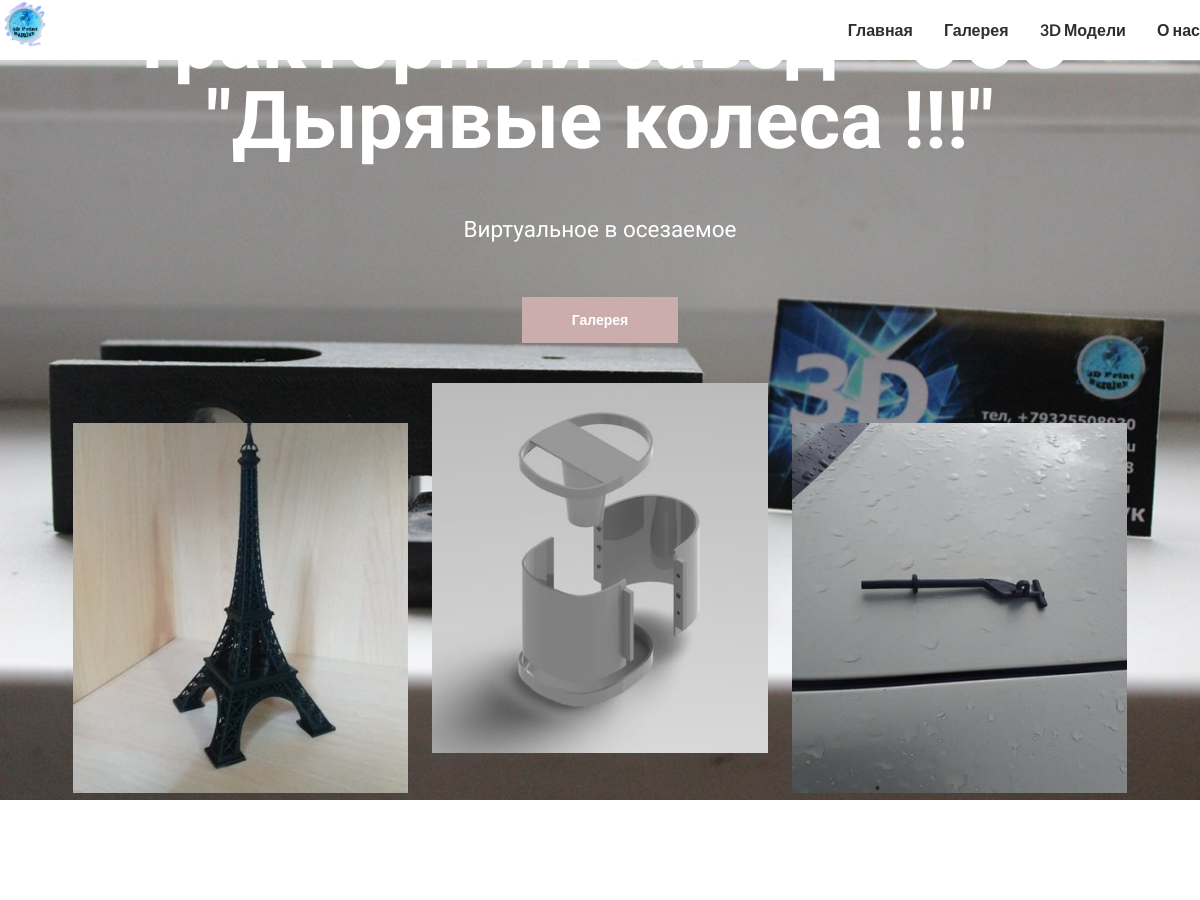
Before: / (upper part) with the older database file.
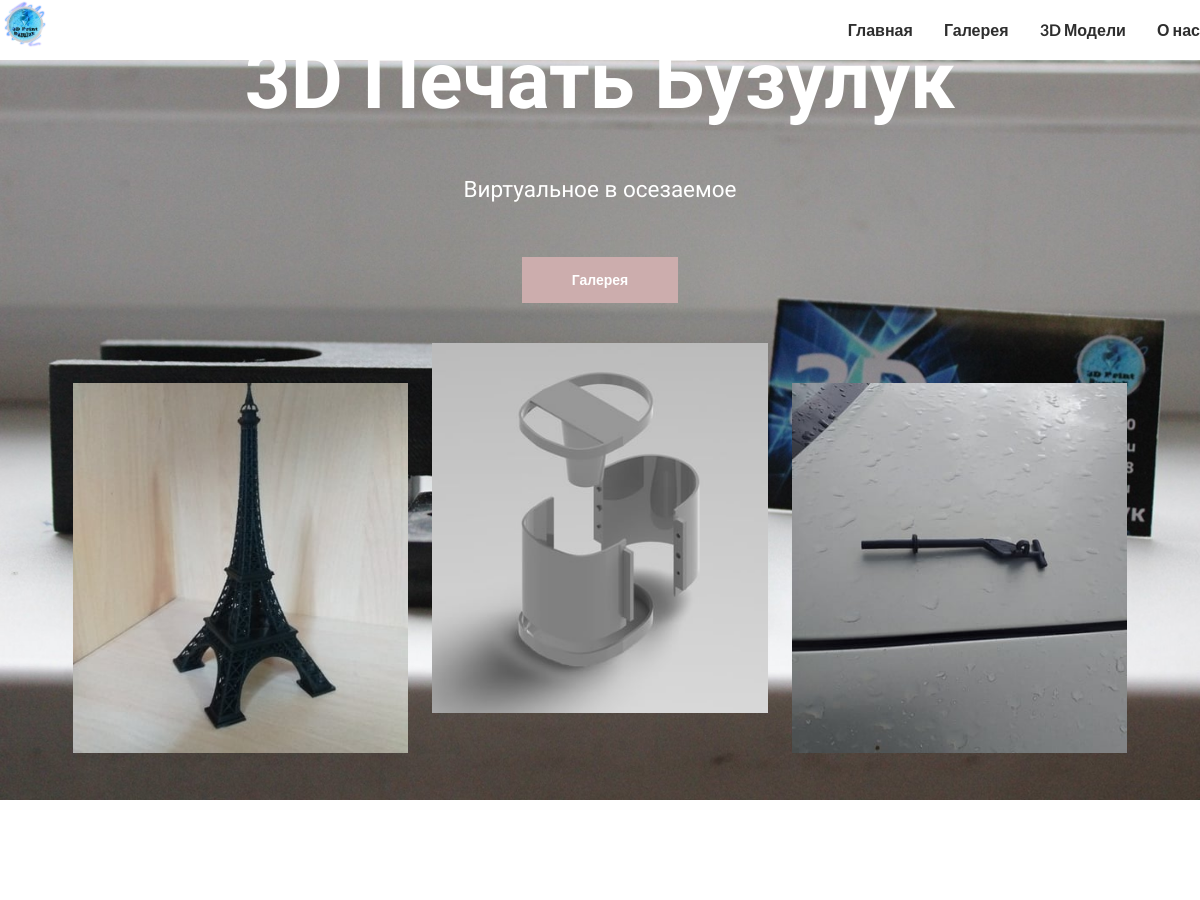
After: the same page with the newer database file.
### app.py (models this page shows, shortened)
class Page_info(db.Model):
    __tablename__ = 'page_info'
    id = db.Column(db.Integer, primary_key=True)
    home_page = db.Column(db.String(100), nullable=False)
    about_page= db.Column(db.String(200), nullable=False)
    company_name = db.Column(db.String(100), nullable=False)
    company_description_text = db.Column(db.Text, nullable=True)
    company_about = db.Column(db.Text, nullable=True)

### app.py (the view)
@app.route('/')
def index():
    items = Item.query.order_by(Item.price).all()
    page_info = Page_info.query.all()
    return render_template("index.html", items=items, page_info=page_info)

### templates/index.html (shortened to what this page needs)
{% extends 'base.html' %}
{% block body %}
    <div class="intro">
		<div class="container">
			<div class="intro_inner">
					<h1 class="intro_title"> {{ page_info[0].company_name }}</h1>
					<h2 class="intro_subtitle">Виртуальное в осезаемое</h2>
                    <a class="btn" href="/galery">Галерея</a>
                <div class="container">
                    <img src="/static/site_image/img2.jpg" alt="left" class="image_left_inner">
                    <img src="/static/site_image/img1.jpg" alt="top" class="image_top_inner">
                    <img src="/static/site_image/img3.jpg" alt="right" class="image_right_inner">
                </div>
			</div>
		</div>
	</div>
    <div class="content">
        <div class="container">
        </div>
    </div>
{% endblock %}

### templates/base.html (shortened to what this page needs)
<!DOCTYPE html>
<html lang="ru">
<head>
    <link rel="stylesheet" href="{{ url_for('static', filename='css/css.css') }}">
</head>
<body>
	<header class="header">
		<div class="container">
				<div class="header_inner">
					<img class="header_logo" src="/static/site_image/logo.png"></img>
					<nav class="nav lato-bold">
					<a class="nav_link" href="/">Главная</a>
					<a class="nav_link" href="/galery">Галерея</a>
					<a class="nav_link" href="/market">3D Модели</a>
					<a class="nav_link" href="/about">О нас</a>
					</nav>
			</div>
		</div>
	</header>
{% block body %}{% endblock %}
</body>
</html>

### static/css/css.css (style rules this page uses)
.lato-bold { font-family: "Lato", sans-serif; font-weight: 700; font-style: normal; }
body { margin: 0; font-family: "Roboto Slab", serif; font-size: 15px; line-height: 1.6; color:#333; }
*, *:before, *:after { box-sizing: border-box }
.container { width: 100%; max-width: 1200px; margin: 0 auto; }
h1, h2, h3, h4, h5, h6 { margin: 0; }
.intro { display: flex; flex-direction: column; justify-content: center; width: 100%; height: 100vh; background: url("../site_image/img_panel.jpg") center no-repeat; -webkit-background-size: cover; background-size: cover; }
.intro_title { font-family: "Kumbh Sans", sans-serif; color:#fff; font-weight: 700; font-size: 80px; line-height: 1; margin-bottom: 50px; }
.intro_subtitle { font-family: "Great Vibes", cursive; color:#FFF; font-weight: 400; font-style: normal; margin-bottom: 50px; }
.intro_inner { width: 100%; max-width: 1270px; margin: 0 auto; text-align: center; }
.header_inner { display: flex; justify-content: space-between; align-items: center; }
.image_left_inner { padding: 80px 10px 0 0; height: 100%; max-height: 450px; }
.image_top_inner { padding: 40px 10px 40px 10px; height: 100%; max-height: 450px ; }
.image_right_inner { padding: 80px 0 0 10px; height: 100%; max-height: 450px ; }
.header { width: 100%; position: fixed; top:0; left: 0; right: 0; z-index: 1000; background: #fff; }
.header_logo { width: 100%; max-width: 50px; }
.nav { font-family: "Lato", sans-serif; font-size: 16px; }
.nav_link { margin: 0 0 0 28px; display: inline-block; vertical-align: top; color: #2e2e2e; text-decoration: none; transition: color .2s linear; }
.btn { font-family: "Lato", sans-serif; font-size: 14px; font-weight: bold; color : #fff; text-decoration: none; background-color: #ccadad; display: inline-block; vertical-align: top; padding: 12px 50px; align-items: center; }
.content { display: flex; flex-direction: column; justify-content: center; width: 100%; height: 50vh; max-width: 900px; margin: 0 auto; text-align: center; }

Changed rows visible on the page:
now on this page (row edited): Page_info: company_name "3D Печать Бузулук"
